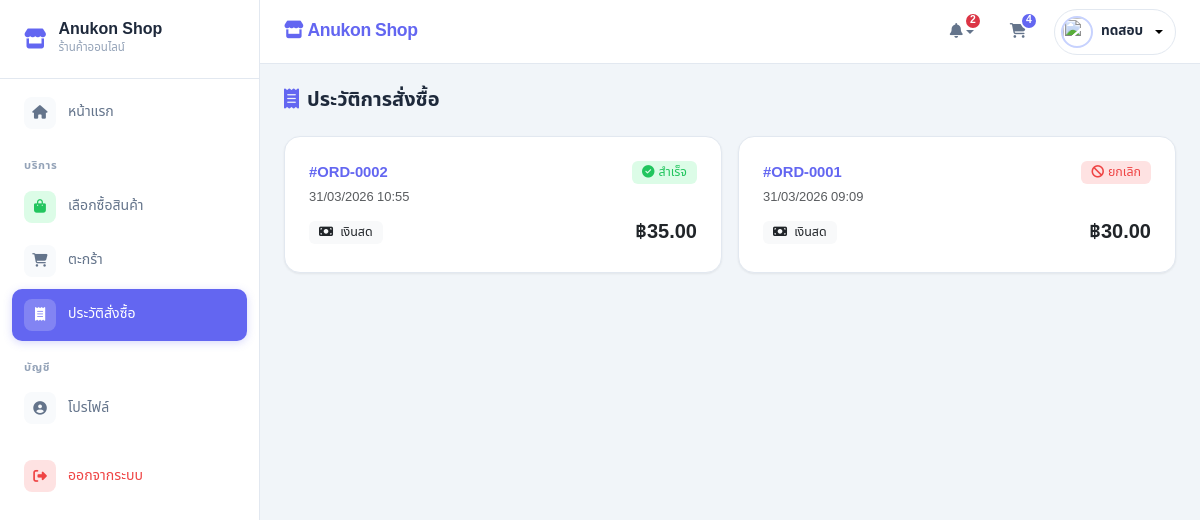
Screenshot of /views/my_orders.php (signed in) with the database file from the repository.
### tables this page shows
CREATE TABLE `bill_sales` (
  `sale_id` int NOT NULL,
  `user_id` int DEFAULT NULL,
  `address_id` int DEFAULT NULL,
  `sale_date` timestamp NOT NULL DEFAULT CURRENT_TIMESTAMP,
  `total_price` decimal(12,2) NOT NULL,
  `shipping_type` varchar(50) DEFAULT NULL,
  `payment_type` varchar(50) DEFAULT NULL,
  `sale_status` tinyint DEFAULT '1',
  `slip_img` varchar(255) DEFAULT NULL,
  `slip_confirmed` tinyint DEFAULT '0',
  `remark` text,
  `created_at` timestamp NOT NULL DEFAULT CURRENT_TIMESTAMP,
  `updated_at` timestamp NOT NULL DEFAULT CURRENT_TIMESTAMP ON UPDATE CURRENT_TIMESTAMP
);

### views/my_orders.php (the view, shortened to what this page needs)
<?php
include_once '../includes/header.php';
$uid = $_SESSION['user_id'];
$result = $conn->query("SELECT * FROM bill_sales WHERE user_id = $uid ORDER BY sale_date DESC");
$status_config = [
    0 => ['label' => 'ยกเลิก', 'bg' => 'var(--danger-soft)', 'color' => 'var(--danger)', 'icon' => 'fa-ban'],
    1 => ['label' => 'รอดำเนินการ', 'bg' => 'var(--warning-soft)', 'color' => '#b45309', 'icon' => 'fa-clock'],
    2 => ['label' => 'กำลังจัดส่ง', 'bg' => 'var(--info-soft)', 'color' => 'var(--info)', 'icon' => 'fa-truck-fast'],
    3 => ['label' => 'สำเร็จ', 'bg' => 'var(--success-soft)', 'color' => 'var(--success)', 'icon' => 'fa-circle-check'],
];
?>
<main class="page-content fade-up">
    <h5 class="fw-bold mb-4"><i class="fa-solid fa-receipt text-primary me-2"></i>ประวัติการสั่งซื้อ</h5>
    <?php if ($result->num_rows > 0): ?>
    <div class="row g-3">
        <?php while($row = $result->fetch_assoc()):
            $cfg = $status_config[$row['sale_status']] ?? $status_config[1];
        ?>
        <div class="col-12 col-md-6">
            <a href="order_detail.php?id=<?php echo $row['sale_id']; ?>" class="card p-4 h-100 text-decoration-none">
                <div class="d-flex justify-content-between align-items-start mb-2">
                    <div>
                        <div class="fw-bold text-primary">#ORD-<?php echo str_pad($row['sale_id'], 4, '0', STR_PAD_LEFT); ?></div>
                        <small class="text-muted"><?php echo date_format(date_create($row['sale_date']), "d/m/Y H:i"); ?></small>
                    </div>
                    <span class="badge" style="background: <?php echo $cfg['bg']; ?>; color: <?php echo $cfg['color']; ?>;">
                        <i class="fa-solid <?php echo $cfg['icon']; ?> me-1"></i><?php echo $cfg['label']; ?>
                    </span>
                </div>
                <div class="d-flex justify-content-between align-items-center mt-auto">
                    <span class="badge bg-light text-dark">
                        <i class="fa-solid fa-<?php echo $row['payment_type'] == 'COD' ? 'money-bill' : 'qrcode'; ?> me-1"></i>
                        <?php echo $row['payment_type'] == 'COD' ? 'เงินสด' : 'โอนเงิน'; ?>
                    </span>
                    <span class="fw-bold fs-5 text-dark">฿<?php echo number_format($row['total_price'], 2); ?></span>
                </div>
            </a>
        </div>
        <?php endwhile; ?>
    </div>
    <?php endif; ?>
</main>
<?php include_once '../includes/footer.php'; ?>

### includes/header.php (style rules this page uses)
:root { --primary: #6366f1; --primary-hover: #4f46e5; --primary-light: #eef2ff; --primary-soft: #c7d2fe; --surface: #ffffff; --surface-alt: #f8fafc; --bg: #f1f5f9; --text: #1e293b; --text-muted: #94a3b8; --text-secondary: #64748b; --border: #e2e8f0; --success: #22c55e; --success-soft: #dcfce7; --danger: #ef4444; --danger-soft: #fee2e2; --warning: #f59e0b; --warning-soft: #fef3c7; --info: #3b82f6; --info-soft: #dbeafe; --radius: 16px; --radius-sm: 10px; --radius-xs: 6px; --shadow: 0 1px 3px rgba(0, 0, 0, 0.04), 0 1px 2px rgba(0, 0, 0, 0.03); --shadow-md: 0 4px 6px -1px rgba(0, 0, 0, 0.05), 0 2px 4px -2px rgba(0, 0, 0, 0.03); --shadow-lg: 0 10px 15px -3px rgba(0, 0, 0, 0.05), 0 4px 6px -4px rgba(0, 0, 0, 0.03); --transition: all 0.2s ease; }
* { box-sizing: border-box; }
body { font-family: 'Noto Sans Thai', sans-serif; background-color: var(--bg); margin: 0; padding: 0; overflow-x: hidden; color: var(--text); font-size: 0.925rem; line-height: 1.6; }
.text-primary { color: var(--primary) !important; }
.card { border: 1px solid var(--border); border-radius: var(--radius) !important; box-shadow: var(--shadow); background: var(--surface); transition: var(--transition); }
.badge { font-weight: 500; padding: 5px 10px; border-radius: var(--radius-xs); font-size: 0.78rem; }
.page-content { flex: 1; padding: 24px; }
.fade-up { animation: fadeUp 0.35s ease-out; }

### rows the page displays
bill_sales: sale_id "0002", sale_date "31/03/2026 10:55", sale_status "สำเร็จ", payment_type "เงินสด", total_price "35.00"
bill_sales: sale_id "0001", sale_date "31/03/2026 09:09", sale_status "ยกเลิก", payment_type "เงินสด", total_price "30.00"

### other values shown
$noti_count "2"
$cart_count "4"
$_SESSION['full_name'] "ทดสอบ"
